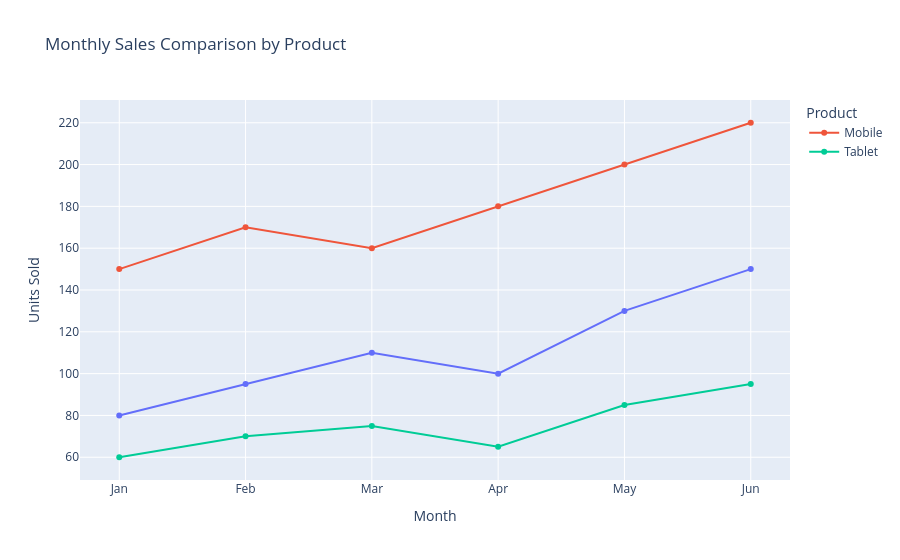

Write notebook code for a chart like this one.
### Markdown cell above
## 7. Multiple Categories

Compare monthly sales of laptops, mobiles, and tablets across six months.

### Code cell
months = ["Jan", "Feb", "Mar", "Apr", "May", "Jun"]
laptop_sales = [80, 95, 110, 100, 130, 150]
mobile_sales = [150, 170, 160, 180, 200, 220]
tablet_sales = [60, 70, 75, 65, 85, 95]

fig = px.line(x=months, y=laptop_sales, markers=True, title="Monthly Sales Comparison by Product", labels={"x": "Month", "y": "Units Sold"})
fig.add_scatter(x=months, y=mobile_sales, mode="lines+markers", name="Mobile")
fig.add_scatter(x=months, y=tablet_sales, mode="lines+markers",name="Tablet")
fig.update_layout(legend_title="Product")
fig.show()

### Figure 1 — Plotly figure (JSON) as saved in the notebook; plotly's stock layout.template omitted (floating-point values rounded to 4 significant figures)
{"data": [{"hovertemplate": "Month=%{x}<br>Units Sold=%{y}<extra></extra>", "legendgroup": "", "line": {"color": "#636efa", "dash": "solid"}, "marker": {"symbol": "circle"}, "mode": "lines+markers", "name": "", "orientation": "v", "showlegend": false, "type": "scatter", "x": ["Jan", "Feb", "Mar", "Apr", "May", "Jun"], "xaxis": "x", "y": [80, 95, 110, 100, 130, 150], "yaxis": "y"}, {"mode": "lines+markers", "name": "Mobile", "type": "scatter", "x": ["Jan", "Feb", "Mar", "Apr", "May", "Jun"], "y": [150, 170, 160, 180, 200, 220]}, {"mode": "lines+markers", "name": "Tablet", "type": "scatter", "x": ["Jan", "Feb", "Mar", "Apr", "May", "Jun"], "y": [60, 70, 75, 65, 85, 95]}], "layout": {"legend": {"title": {"text": "Product"}, "tracegroupgap": 0}, "title": {"text": "Monthly Sales Comparison by Product"}, "xaxis": {"anchor": "y", "domain": [0, 1], "title": {"text": "Month"}}, "yaxis": {"anchor": "x", "domain": [0, 1], "title": {"text": "Units Sold"}}}}
